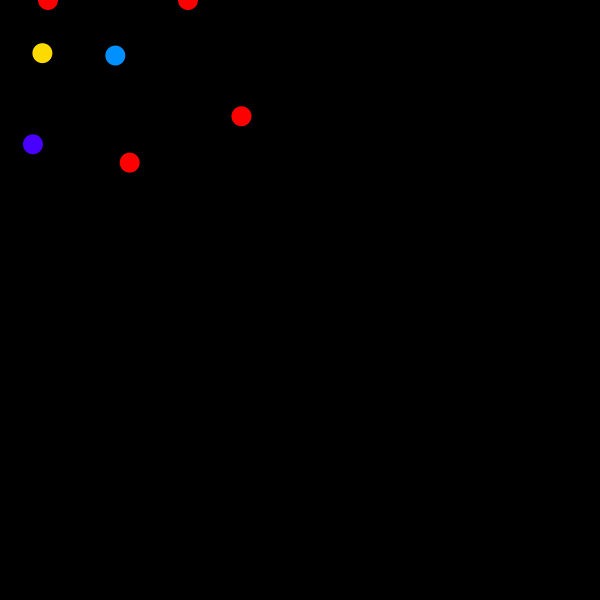
Frame 1 (no input)
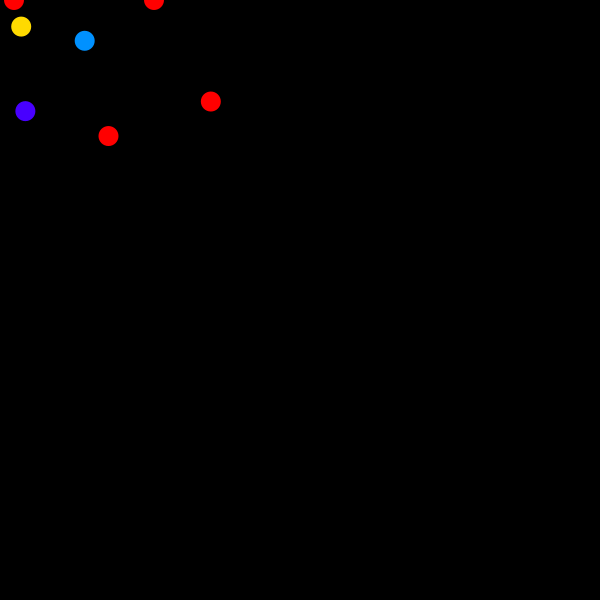
Frame 60 (the mouse pressed at the canvas centre just before this capture)
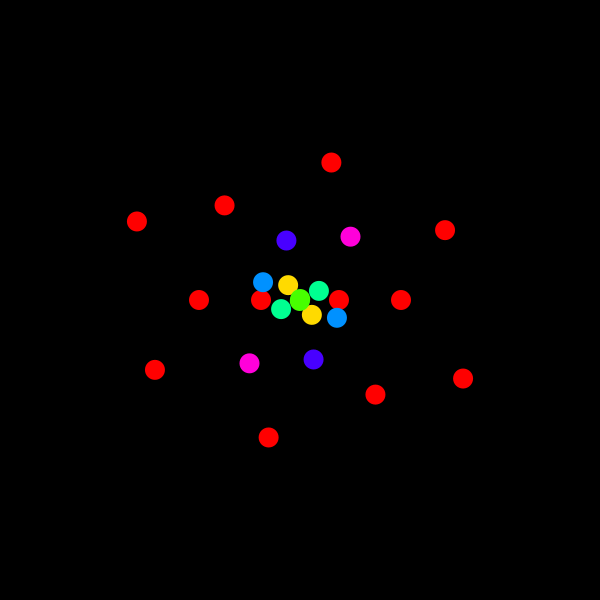
Frame 120 (the mouse held since frame 60 and released just before this capture)

The Processing sketch that drew these frames (run headless with seeded random() and noise(); from frame 60 on, the mouse is pressed at the canvas centre):

// Processing sketch: processing_67318
// ── processing_67318.pde

//
// put 7 objects around the mouse equally spaced 
//

int numObj = 12;
int distance = 50;
float angleInc = TWO_PI/7;
float currAngle = 0;

void setup() {
  size(600,600);
  noStroke();
  smooth();
}

void draw() {
  background(0);
  colorMode(HSB, 360, 100, 100);
  distance = int(sin(millis()*.01)*50);
  
  for (int i = 0; i < numObj; i++ ) {
    fill(map(angleInc * i, 0, TWO_PI, 0, 360), 100, 100); // converting radians to degrees
    float offsetX = cos(angleInc * i)*distance;
    float offsetY = sin(angleInc * i)*distance; 
    ellipse(mouseX + offsetX , mouseY + offsetY, 20, 20);
    offsetX = cos(angleInc * i+PI)*distance;
    offsetY = sin(angleInc * i+PI)*distance; 
    ellipse(mouseX + offsetX , mouseY + offsetY, 20, 20);
    
    distance += 20;
  }

//YOU CAN DO THIS BY HAND TOO
//  float offsetX = cos(currAngle)*distance;
//  float offsetY = sin(currAngle)*distance;
//  offsetX = cos(currAngle+angleInc)*distance;
//  offsetY = sin(currAngle+angleInc)*distance;
//  ellipse(mouseX+offsetX, mouseY + offsetY, 20, 20);
//  
//  offsetX = cos(currAngle+2*angleInc)*distance;
//  offsetY = sin(currAngle+2*angleInc)*distance;
//  ellipse(mouseX+offsetX, mouseY + offsetY, 20, 20);
//  
//  offsetX = cos(currAngle+3*angleInc)*distance;
//  offsetY = sin(currAngle+3*angleInc)*distance;
//  ellipse(mouseX+offsetX, mouseY + offsetY, 20, 20);
//  
//  offsetX = cos(currAngle+4*angleInc)*distance;
//  offsetY = sin(currAngle+4*angleInc)*distance;
//  ellipse(mouseX+offsetX, mouseY + offsetY, 20, 20);
  
}


//float  rectX;
//float angle = 0;
//
//void setup () {
//  size(400,400);
//  rectX = width *.5;
//}
//
//void draw() {
//  angle += 0;
//  background(0);
//  rectX = cos(millis() * .005)*50 + mouseX; // cos/sin(a * b) * c + d
//  //d moves the shape over so it doesn't go off the screen
//  //c changes the distance which the shape moves back and forth
//  //b changes how fast it does this
//  rect(rectX, height*.5, 20, 20); // faster for computers to multiply than divide
//}
